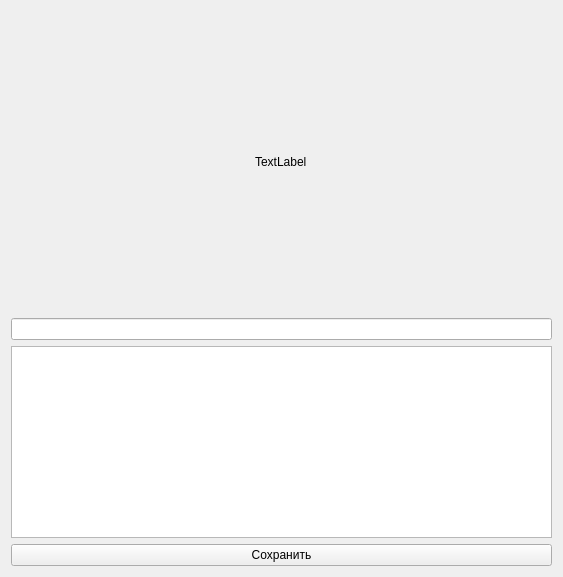
<?xml version="1.0" encoding="UTF-8"?>
<ui version="4.0">
 <class>Form</class>
 <widget class="QWidget" name="Form">
  <property name="geometry">
   <rect>
    <x>0</x>
    <y>0</y>
    <width>563</width>
    <height>577</height>
   </rect>
  </property>
  <property name="windowTitle">
   <string>Form</string>
  </property>
  <layout class="QVBoxLayout" name="verticalLayout">
   <item alignment="Qt::AlignHCenter">
    <widget class="QLabel" name="label">
     <property name="sizePolicy">
      <sizepolicy hsizetype="Ignored" vsizetype="Ignored">
       <horstretch>250</horstretch>
       <verstretch>250</verstretch>
      </sizepolicy>
     </property>
     <property name="maximumSize">
      <size>
       <width>67</width>
       <height>16777215</height>
      </size>
     </property>
     <property name="text">
      <string>TextLabel</string>
     </property>
    </widget>
   </item>
   <item>
    <widget class="QLineEdit" name="lineEdit"/>
   </item>
   <item>
    <widget class="QTextEdit" name="textEdit"/>
   </item>
   <item>
    <widget class="QPushButton" name="pushButton">
     <property name="text">
      <string>Сохранить</string>
     </property>
    </widget>
   </item>
  </layout>
 </widget>
 <resources/>
 <connections/>
</ui>
